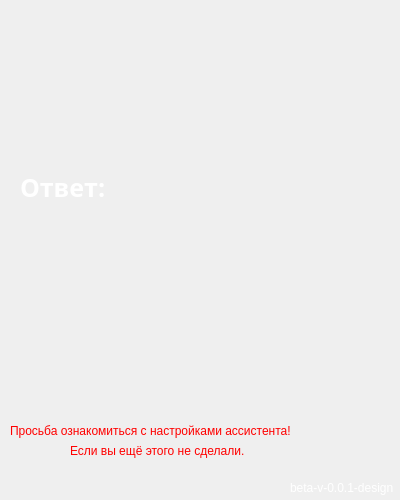
<?xml version="1.0" encoding="UTF-8"?>
<ui version="4.0">
 <class>MainWindow</class>
 <widget class="QMainWindow" name="MainWindow">
  <property name="geometry">
   <rect>
    <x>0</x>
    <y>0</y>
    <width>400</width>
    <height>500</height>
   </rect>
  </property>
  <property name="minimumSize">
   <size>
    <width>400</width>
    <height>500</height>
   </size>
  </property>
  <property name="maximumSize">
   <size>
    <width>400</width>
    <height>500</height>
   </size>
  </property>
  <property name="windowTitle">
   <string>LAST.ai</string>
  </property>
  <property name="windowIcon">
   <iconset>
    <normaloff>../texture/icontitle.png</normaloff>../texture/icontitle.png</iconset>
  </property>
  <property name="styleSheet">
   <string notr="true">background-color: '#121212';

</string>
  </property>
  <widget class="QWidget" name="centralwidget">
   <widget class="QLabel" name="label">
    <property name="geometry">
     <rect>
      <x>290</x>
      <y>480</y>
      <width>111</width>
      <height>16</height>
     </rect>
    </property>
    <property name="maximumSize">
     <size>
      <width>16777212</width>
      <height>16777215</height>
     </size>
    </property>
    <property name="font">
     <font>
      <pointsize>9</pointsize>
     </font>
    </property>
    <property name="styleSheet">
     <string notr="true">color: rgb(255, 255, 255);
background:none;</string>
    </property>
    <property name="text">
     <string>beta-v-0.0.1-design</string>
    </property>
   </widget>
   <widget class="QPushButton" name="btn_play">
    <property name="geometry">
     <rect>
      <x>150</x>
      <y>330</y>
      <width>81</width>
      <height>81</height>
     </rect>
    </property>
    <property name="cursor">
     <cursorShape>PointingHandCursor</cursorShape>
    </property>
    <property name="styleSheet">
     <string notr="true">QPushButton {

background: none;
}




</string>
    </property>
    <property name="text">
     <string/>
    </property>
    <property name="icon">
     <iconset>
      <normaloff>texture/icon_play1.png</normaloff>texture/icon_play1.png</iconset>
    </property>
    <property name="iconSize">
     <size>
      <width>90</width>
      <height>90</height>
     </size>
    </property>
    <property name="flat">
     <bool>true</bool>
    </property>
   </widget>
   <widget class="QLabel" name="label_2">
    <property name="geometry">
     <rect>
      <x>70</x>
      <y>430</y>
      <width>231</width>
      <height>41</height>
     </rect>
    </property>
    <property name="styleSheet">
     <string notr="true">color: rgb(255, 0, 0);
font: 12pt &quot;Segoe Fluent Icons&quot;;
background: none;</string>
    </property>
    <property name="text">
     <string>Если вы ещё этого не сделали.</string>
    </property>
   </widget>
   <widget class="QLabel" name="label_3">
    <property name="geometry">
     <rect>
      <x>10</x>
      <y>410</y>
      <width>371</width>
      <height>41</height>
     </rect>
    </property>
    <property name="styleSheet">
     <string notr="true">color: rgb(255, 0, 0);
background: none;
font: 12pt &quot;Segoe Fluent Icons&quot;;</string>
    </property>
    <property name="text">
     <string>Просьба ознакомиться с настройками ассистента!</string>
    </property>
   </widget>
   <widget class="QPushButton" name="btn_settings">
    <property name="geometry">
     <rect>
      <x>360</x>
      <y>10</y>
      <width>31</width>
      <height>31</height>
     </rect>
    </property>
    <property name="font">
     <font>
      <kerning>true</kerning>
     </font>
    </property>
    <property name="cursor">
     <cursorShape>PointingHandCursor</cursorShape>
    </property>
    <property name="layoutDirection">
     <enum>Qt::LeftToRight</enum>
    </property>
    <property name="styleSheet">
     <string notr="true">QPushButton{
border: 1px solid 'black';
border-radius:15px;
background: none;
}


QPushButton:pressed {
border-color: rgb(255, 255, 255);
}</string>
    </property>
    <property name="text">
     <string/>
    </property>
    <property name="icon">
     <iconset>
      <normaloff>texture/icon_settings.png</normaloff>texture/icon_settings.png</iconset>
    </property>
    <property name="iconSize">
     <size>
      <width>30</width>
      <height>30</height>
     </size>
    </property>
    <property name="checkable">
     <bool>false</bool>
    </property>
    <property name="flat">
     <bool>true</bool>
    </property>
   </widget>
   <widget class="QLabel" name="label_4">
    <property name="geometry">
     <rect>
      <x>20</x>
      <y>170</y>
      <width>351</width>
      <height>31</height>
     </rect>
    </property>
    <property name="font">
     <font>
      <family>TT Trailers Trial</family>
      <pointsize>19</pointsize>
      <weight>75</weight>
      <bold>true</bold>
     </font>
    </property>
    <property name="cursor">
     <cursorShape>SizeHorCursor</cursorShape>
    </property>
    <property name="styleSheet">
     <string notr="true">color: rgb(255, 255, 255);
background:none;</string>
    </property>
    <property name="text">
     <string>Ответ:</string>
    </property>
    <property name="scaledContents">
     <bool>true</bool>
    </property>
    <property name="textInteractionFlags">
     <set>Qt::LinksAccessibleByMouse|Qt::TextSelectableByMouse</set>
    </property>
   </widget>
   <widget class="QLabel" name="label_5">
    <property name="geometry">
     <rect>
      <x>30</x>
      <y>-80</y>
      <width>330</width>
      <height>330</height>
     </rect>
    </property>
    <property name="styleSheet">
     <string notr="true">background: none;</string>
    </property>
    <property name="text">
     <string/>
    </property>
    <property name="pixmap">
     <pixmap>texture/logo.png</pixmap>
    </property>
    <property name="scaledContents">
     <bool>true</bool>
    </property>
    <property name="wordWrap">
     <bool>false</bool>
    </property>
   </widget>
  </widget>
 </widget>
 <resources/>
 <connections/>
</ui>
